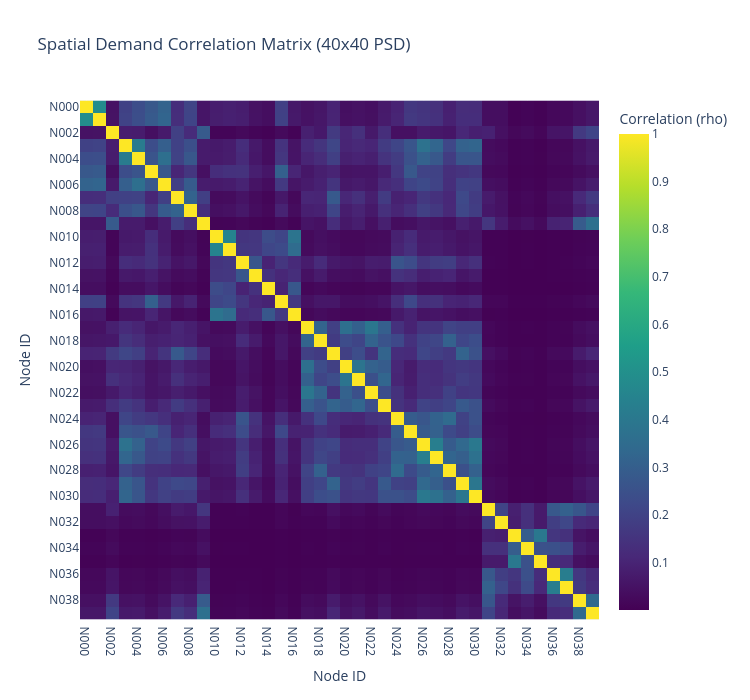

Notebook code cell kept with this figure:
### Code cell
# 4. Spatial Demand Correlation Matrix Heatmap (40x40)
# Model: rho_ij = rho_0 * exp(-d_ij / d_0) with rho_0=0.5, d_0=200 km
corr_df = pd.read_csv('../data/processed/correlation_matrix.csv', index_col=0)

fig_heatmap = px.imshow(
    corr_df,
    labels=dict(x='Node ID', y='Node ID', color='Correlation (rho)'),
    x=corr_df.columns,
    y=corr_df.index,
    color_continuous_scale='Viridis',
    title='Spatial Demand Correlation Matrix (40x40 PSD)'
)
fig_heatmap.update_layout(width=750, height=700)
fig_heatmap.show()

### Figure 1 — Plotly figure (JSON) as saved in the notebook; plotly's stock layout.template omitted (floating-point values rounded to 4 significant figures; data arrays with more than 128 entries replaced by an {"elided": "..."} marker saying what was removed)
{"data": [{"coloraxis": "coloraxis", "hovertemplate": "Node ID: %{x}<br>Node ID: %{y}<br>Correlation (rho): %{z}<extra></extra>", "name": "0", "type": "heatmap", "x": ["N000", "N001", "N002", "N003", "N004", "N005", "N006", "N007", "N008", "N009", "N010", "N011", "N012", "N013", "N014", "N015", "N016", "N017", "N018", "N019", "N020", "N021", "N022", "N023", "N024", "N025", "N026", "N027", "N028", "N029", "N030", "N031", "N032", "N033", "N034", "N035", "N036", "N037", "N038", "N039"], "xaxis": "x", "y": ["N000", "N001", "N002", "N003", "N004", "N005", "N006", "N007", "N008", "N009", "N010", "N011", "N012", "N013", "N014", "N015", "N016", "N017", "N018", "N019", "N020", "N021", "N022", "N023", "N024", "N025", "N026", "N027", "N028", "N029", "N030", "N031", "N032", "N033", "N034", "N035", "N036", "N037", "N038", "N039"], "yaxis": "y", "z": {"elided": "40x40 float values"}}], "layout": {"coloraxis": {"autocolorscale": false, "colorbar": {"title": {"text": "Correlation (rho)"}}, "colorscale": [[0, "#440154"], [0.1111, "#482878"], [0.2222, "#3e4989"], [0.3333, "#31688e"], [0.4444, "#26828e"], [0.5556, "#1f9e89"], [0.6667, "#35b779"], [0.7778, "#6ece58"], [0.8889, "#b5de2b"], [1, "#fde725"]]}, "height": 700, "title": {"text": "Spatial Demand Correlation Matrix (40x40 PSD)"}, "width": 750, "xaxis": {"anchor": "y", "constrain": "domain", "domain": [0, 1], "scaleanchor": "y", "title": {"text": "Node ID"}}, "yaxis": {"anchor": "x", "autorange": "reversed", "constrain": "domain", "domain": [0, 1], "title": {"text": "Node ID"}}}}
